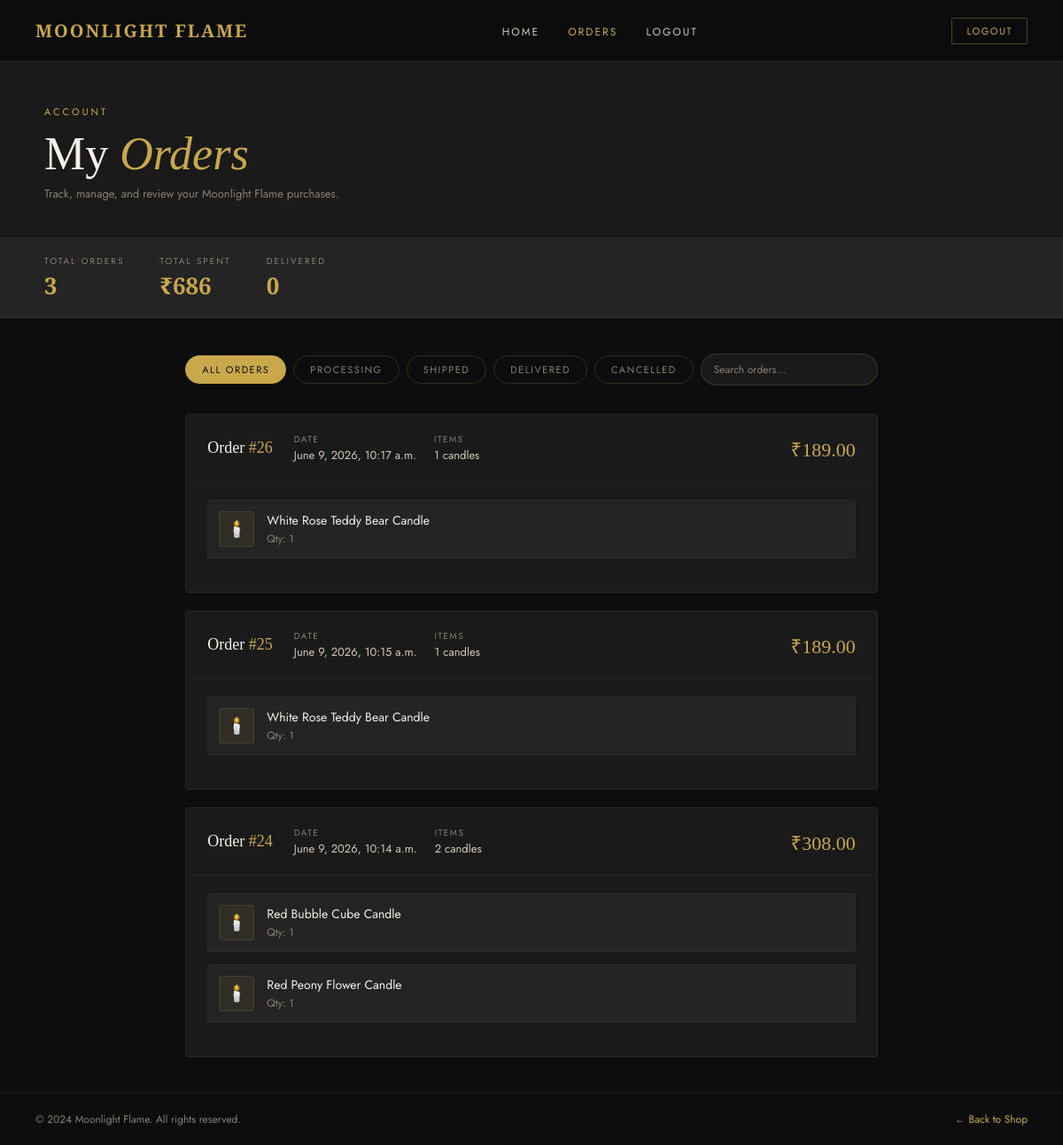
The app's page /orders/ (signed in) with its own data.
### store/models.py (models this page shows, shortened)
class Order(models.Model):
    user = models.ForeignKey(User, on_delete=models.CASCADE)
    created_at = models.DateTimeField(auto_now_add=True)
    total_price = models.DecimalField(max_digits=10, decimal_places=2, default=0)

class OrderItem(models.Model):
    order = models.ForeignKey(Order, on_delete=models.CASCADE)
    candle = models.ForeignKey(Candle, on_delete=models.CASCADE)
    quantity = models.IntegerField(default=1)

class Candle(models.Model):
    name = models.CharField(max_length=200)
    description = models.TextField()
    price = models.DecimalField(max_digits=10, decimal_places=2)
    stock = models.IntegerField(default=0)
    image = models.ImageField(upload_to='candles/')
    category = models.CharField(max_length=100, default="General")

### store/views.py (the view)
# urls.py: path('orders/', orders, name='orders'),
@login_required
def orders(request):
    user_orders = Order.objects.filter(
        user=request.user
    ).order_by('-created_at')
    total_spent = (
        user_orders.aggregate(
            Sum('total_price')
        )['total_price__sum']
        or 0
    )
    return render(
        request,
        'home/orders.html',
        {
            'orders': user_orders,
            'total_spent': total_spent
        }
    )

### Templates/home/orders.html (shortened to what this page needs)
<!DOCTYPE html>
<html lang="en">
<head>
</head>
<body>
<nav>
  <div class="nav-logo">
    <span class="nav-logo-text">Moonlight Flame</span>
  </div>
  <ul class="nav-links">
    <li><a href="{% url 'products' %}">Home</a></li>
    <li><a href="{% url 'orders' %}"class="active">Orders</a></li>
    <li><a href="{% url 'logout' %}">Logout</a></li>
  </ul>
  <button class="nav-logout" onclick="window.location.href='{% url 'logout' %}'">Logout</button>
</nav>
<div class="page-header">
  <div class="page-header-inner">
    <p class="page-eyebrow">Account</p>
    <h1 class="page-title">My <em>Orders</em></h1>
    <p class="page-sub">Track, manage, and review your Moonlight Flame purchases.</p>
  </div>
</div>
<div class="stats-strip">
  <div class="stats-inner">
    <div class="stat">
      <span class="stat-label">Total Orders</span>
      <span class="stat-value">
        {{ orders.count }}
    </span>
    </div>
    <div class="stat">
      <span class="stat-label">Total Spent</span>
      <span class="stat-value">
        ₹{{ total_spent }}
    </span>
    </div>
    <div class="stat">
      <span class="stat-label">Delivered</span>
      <span class="stat-value" id="statDelivered">0</span>
    </div>
  </div>
</div>
<div class="main">
  <div class="filter-bar">
    <button class="filter-tab active" onclick="filterOrders('all',this)">All Orders</button>
    <button class="filter-tab" onclick="filterOrders('Processing',this)">Processing</button>
    <button class="filter-tab" onclick="filterOrders('Shipped',this)">Shipped</button>
    <button class="filter-tab" onclick="filterOrders('Delivered',this)">Delivered</button>
    <button class="filter-tab" onclick="filterOrders('Cancelled',this)">Cancelled</button>
    <div class="filter-bar-right">
      <input class="search-mini" id="searchOrders" type="text" placeholder="Search orders…" oninput="searchOrdersFn(this.value)">
    </div>
  </div>
  <div class="orders-list">
{% for order in orders %}
<div class="order-card expanded">
    <div class="order-head">
        <div>
            <div class="order-id">
                Order <span>#{{ order.id }}</span>
            </div>
        </div>
        <div class="order-meta">
            <div class="order-meta-item">
                <span class="order-meta-label">Date</span>
                <span class="order-meta-value">
                    {{ order.created_at }}
                </span>
            </div>
            <div class="order-meta-item">
                <span class="order-meta-label">Items</span>
                <span class="order-meta-value">
                    {{ order.orderitem_set.count }} candles
                </span>
            </div>
        </div>
        <span class="order-total">
            ₹{{ order.total_price }}
        </span>
    </div>
    <div class="order-body">
        <div class="order-items">
            {% for item in order.orderitem_set.all %}
            <div class="order-item">
                <div class="order-item-icon">
                    🕯️
                </div>
                <div class="order-item-info">
                    <div class="order-item-name">
                        {{ item.candle.name }}
                    </div>
                    <div class="order-item-qty">
                        Qty: {{ item.quantity }}
                    </div>
                </div>
            </div>
            {% endfor %}
        </div>
    </div>
</div>
{% empty %}
<div class="empty-state">
    <div class="empty-icon">📦</div>
    <h2 class="empty-title">No Orders Yet</h2>
</div>
{% endfor %}
</div>
</div>
<div class="page-footer">
  <span>© 2024 Moonlight Flame. All rights reserved.</span>
  <a href="{% url 'products' %}"style="color:var(--gold)">← Back to Shop</a>
</div>
</body>
</html>

### records on screen
Order: id "26", created_at "June 9, 2026, 10:17 a.m.", orderitem_set.count "1", total_price "189.00"
OrderItem: candle.name "White Rose Teddy Bear Candle", quantity "1"
Order: id "25", created_at "June 9, 2026, 10:15 a.m.", orderitem_set.count "1", total_price "189.00"
OrderItem: candle.name "White Rose Teddy Bear Candle", quantity "1"
Order: id "24", created_at "June 9, 2026, 10:14 a.m.", orderitem_set.count "2", total_price "308.00"
OrderItem: candle.name "Red Bubble Cube Candle", quantity "1"
OrderItem: candle.name "Red Peony Flower Candle", quantity "1"

### other values on screen
{{ orders.count }} "3"
{{ total_spent }} "686"
